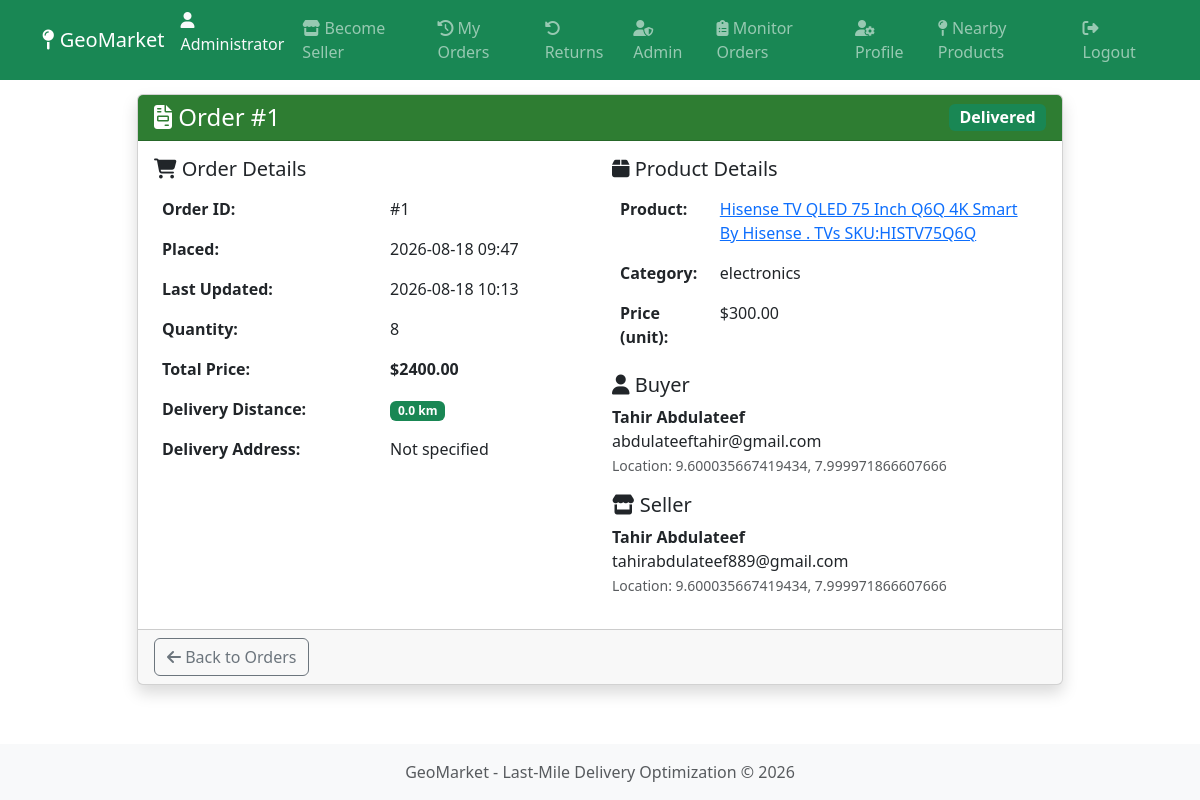
Screenshot of /admin/order/1 (signed in) with the database file from the repository.
### app/models.py (models this page shows, shortened)
class User(db.Model, UserMixin):
    __tablename__ = 'users'
    id = db.Column(db.Integer, primary_key=True)
    email = db.Column(db.String(120), unique=True, nullable=False, index=True)
    password_hash = db.Column(db.String(128), nullable=False)
    full_name = db.Column(db.String(100), nullable=False)
    role = db.Column(db.String(20), nullable=False, default='buyer')
    is_verified_seller = db.Column(db.Boolean, default=False)
    is_active = db.Column(db.Boolean, default=True)
    created_at = db.Column(db.DateTime, default=datetime.utcnow)
    last_login = db.Column(db.DateTime, nullable=True)
    location = db.relationship('Location', backref='user', uselist=False, cascade='all, delete-orphan')
    products = db.relationship('Product', backref='seller', lazy='dynamic')
    orders_as_buyer = db.relationship('Order', foreign_keys='Order.buyer_id', backref='buyer', lazy='dynamic')
    orders_as_seller = db.relationship('Order', foreign_keys='Order.seller_id', backref='seller', lazy='dynamic')
    seller_application = db.relationship('SellerApplication', backref='applicant', uselist=False, cascade='all, delete-orphan', foreign_keys='SellerApplication.user_id')
    def is_seller(self):
        return self.role == 'seller' and self.is_verified_seller

class Order(db.Model):
    __tablename__ = 'orders'
    id = db.Column(db.Integer, primary_key=True)
    buyer_id = db.Column(db.Integer, db.ForeignKey('users.id'), nullable=False)
    seller_id = db.Column(db.Integer, db.ForeignKey('users.id'), nullable=False)
    product_id = db.Column(db.Integer, db.ForeignKey('products.id'), nullable=False)
    quantity = db.Column(db.Integer, nullable=False, default=1)
    total_price = db.Column(db.Float, nullable=False)
    status = db.Column(db.String(20), nullable=False, default='pending')
    delivery_lat = db.Column(db.Float, nullable=False)
    delivery_lng = db.Column(db.Float, nullable=False)
    delivery_address = db.Column(db.String(255), nullable=True)
    placed_at = db.Column(db.DateTime, default=datetime.utcnow)
    updated_at = db.Column(db.DateTime, default=datetime.utcnow, onupdate=datetime.utcnow)
    product = db.relationship('Product', backref='orders')

class Product(db.Model):
    __tablename__ = 'products'
    id = db.Column(db.Integer, primary_key=True)
    seller_id = db.Column(db.Integer, db.ForeignKey('users.id'), nullable=False)
    name = db.Column(db.String(200), nullable=False)
    description = db.Column(db.Text, nullable=True)
    category = db.Column(db.String(50), nullable=False)
    price = db.Column(db.Float, nullable=False)
    stock_quantity = db.Column(db.Integer, nullable=False, default=0)
    image_url = db.Column(db.String(255), nullable=True)
    is_active = db.Column(db.Boolean, default=True)
    created_at = db.Column(db.DateTime, default=datetime.utcnow)
    updated_at = db.Column(db.DateTime, default=datetime.utcnow, onupdate=datetime.utcnow)

class Location(db.Model):
    __tablename__ = 'locations'
    id = db.Column(db.Integer, primary_key=True)
    user_id = db.Column(db.Integer, db.ForeignKey('users.id'), unique=True, nullable=False)
    latitude = db.Column(db.Float, nullable=False)
    longitude = db.Column(db.Float, nullable=False)
    address = db.Column(db.String(255), nullable=True)
    location_source = db.Column(db.String(20), nullable=False, default='gps')
    updated_at = db.Column(db.DateTime, default=datetime.utcnow, onupdate=datetime.utcnow)

### app/routes/admin.py (the view)
@admin_bp.route('/order/<int:order_id>')
@login_required
@admin_required
def order_detail(order_id):
    order = Order.query.get_or_404(order_id)
    distance = None
    if order.product and order.product.seller and order.product.seller.location:
        seller_lat = order.product.seller.location.latitude
        seller_lng = order.product.seller.location.longitude
        if seller_lat and order.delivery_lat:
            distance = calculate_distance(
                order.delivery_lat,
                order.delivery_lng,
                seller_lat,
                seller_lng
            )
    order.delivery_distance = distance
    return render_template('admin/order_detail.html', order=order)

### app/routes/admin.py (called while the page is built)
def admin_required(f):
    @wraps(f)
    def decorated_function(*args, **kwargs):
        if not current_user.is_authenticated or current_user.role != 'admin':
            flash('Admin access required.', 'danger')
            return redirect(url_for('main.index'))
        return f(*args, **kwargs)
    return decorated_function

### app/services/geocoding.py (called while the page is built)
def calculate_distance(lat1, lng1, lat2, lng2):
    from math import radians, sin, cos, sqrt, atan2
    R = 6371
    lat1, lng1, lat2, lng2 = map(radians, [lat1, lng1, lat2, lng2])
    dlat = lat2 - lat1
    dlng = lng2 - lng1
    a = sin(dlat/2)**2 + cos(lat1) * cos(lat2) * sin(dlng/2)**2
    c = 2 * atan2(sqrt(a), sqrt(1-a))
    return R * c

### app/templates/admin/order_detail.html (shortened to what this page needs)
{% extends "base.html" %}
{% block content %}
<div class="container py-4">
    <div class="row justify-content-center">
        <div class="col-md-10">
            <div class="card shadow">
                <div class="card-header bg-primary text-white d-flex justify-content-between align-items-center">
                    <h4 class="mb-0"><i class="fas fa-file-invoice"></i> Order #{{ order.id }}</h4>
                    <span class="badge bg-{{
                        'warning' if order.status == 'pending' else
                        'info' if order.status == 'confirmed' else
                        'primary' if order.status == 'shipped' else
                        'success' if order.status == 'delivered' else
                        'danger'
                    }} fs-6">
                        {{ order.status.capitalize() }}
                    </span>
                </div>
                <div class="card-body">
                    <div class="row">
                        <div class="col-md-6">
                            <h5><i class="fas fa-shopping-cart"></i> Order Details</h5>
                            <table class="table table-borderless">
                                <tr>
                                    <th>Order ID:</th>
                                    <td>#{{ order.id }}</td>
                                </tr>
                                <tr>
                                    <th>Placed:</th>
                                    <td>{{ order.placed_at.strftime('%Y-%m-%d %H:%M') }}</td>
                                </tr>
                                <tr>
                                    <th>Last Updated:</th>
                                    <td>{{ order.updated_at.strftime('%Y-%m-%d %H:%M') }}</td>
                                </tr>
                                <tr>
                                    <th>Quantity:</th>
                                    <td>{{ order.quantity }}</td>
                                </tr>
                                <tr>
                                    <th>Total Price:</th>
                                    <td><strong>${{ "%.2f"|format(order.total_price) }}</strong></td>
                                </tr>
                                <tr>
                                    <th>Delivery Distance:</th>
                                    <td>
                                        {% if order.delivery_distance is not none %}
                                            <span class="badge bg-{{ 'success' if order.delivery_distance < 10 else 'warning' if order.delivery_distance < 50 else 'danger' }}">
                                                {{ "%.1f"|format(order.delivery_distance) }} km
                                            </span>
                                        {% else %}
                                            <span class="text-muted">N/A</span>
                                        {% endif %}
                                    </td>
                                </tr>
                                <tr>
                                    <th>Delivery Address:</th>
                                    <td>{{ order.delivery_address or 'Not specified' }}</td>
                                </tr>
                            </table>
                        </div>
                        <div class="col-md-6">
                            <h5><i class="fas fa-box"></i> Product Details</h5>
                            {% if order.product %}
                                <table class="table table-borderless">
                                    <tr>
                                        <th>Product:</th>
                                        <td><a href="{{ url_for('products.view_product', product_id=order.product.id) }}">{{ order.product.name }}</a></td>
                                    </tr>
                                    <tr>
                                        <th>Category:</th>
                                        <td>{{ order.product.category }}</td>
                                    </tr>
                                    <tr>
                                        <th>Price (unit):</th>
                                        <td>${{ "%.2f"|format(order.product.price) }}</td>
                                    </tr>
                                </table>
                            {% else %}
                                <p class="text-muted">Product deleted or unavailable.</p>
                            {% endif %}
                            <h5><i class="fas fa-user"></i> Buyer</h5>
                            <p>
                                <strong>{{ order.buyer.full_name if order.buyer else 'Unknown' }}</strong><br>
                                {{ order.buyer.email if order.buyer else 'Unknown' }}<br>
                                <span class="text-muted small">Location: {{ order.delivery_lat }}, {{ order.delivery_lng }}</span>
                            </p>
                            <h5><i class="fas fa-store"></i> Seller</h5>
                            <p>
                                <strong>{{ order.seller.full_name if order.seller else 'Unknown' }}</strong><br>
                                {{ order.seller.email if order.seller else 'Unknown' }}<br>
                                {% if order.seller and order.seller.location %}
                                    <span class="text-muted small">Location: {{ order.seller.location.latitude }}, {{ order.seller.location.longitude }}</span>
                                {% endif %}
                            </p>
                        </div>
                    </div>
                </div>
                <div class="card-footer d-flex gap-2">
                    <a href="{{ url_for('admin.orders') }}" class="btn btn-outline-secondary">
                        <i class="fas fa-arrow-left"></i> Back to Orders
                    </a>
                </div>
            </div>
        </div>
    </div>
</div>
{% endblock %}

### app/templates/base.html (shortened to what this page needs)
<!DOCTYPE html>
<html lang="en">
<head>
    <link href="https://cdn.jsdelivr.net/npm/bootstrap@5.3.0/dist/css/bootstrap.min.css" rel="stylesheet">
    <link rel="stylesheet" href="https://cdnjs.cloudflare.com/ajax/libs/font-awesome/6.4.0/css/all.min.css">
</head>
<body>
    <nav class="navbar navbar-expand-lg navbar-dark bg-success fixed-top">
        <div class="container">
            <a class="navbar-brand" href="{{ url_for('main.index') }}">
                <i class="fas fa-map-pin"></i> GeoMarket
            </a>
            <div class="collapse navbar-collapse" id="navbarNav">
                <ul class="navbar-nav ms-auto">
                    {% if current_user.is_authenticated %}
                        <li class="nav-item">
                            <span class="navbar-text text-light">
                                <i class="fas fa-user"></i> {{ current_user.full_name }}
                            </span>
                        </li>
                        <li class="nav-item">
                            <a class="nav-link" href="{{ url_for('auth.apply_seller') }}">
                                <i class="fas fa-store"></i> Become Seller
                            </a>
                        </li>
                        {% if current_user.is_authenticated and not current_user.is_seller() %}
                            <li class="nav-item">
                                <a class="nav-link" href="{{ url_for('orders.buyer_history') }}">
                                    <i class="fas fa-history"></i> My Orders
                                </a>
                            </li>
                            <li class="nav-item">
                                <a class="nav-link" href="{{ url_for('returns.seller_returns') }}">
                                    <i class="fas fa-undo-alt"></i> Returns
                                </a>
                            </li>
                        {% endif %}
                        {% if current_user.role == 'admin' %}
                            <li class="nav-item">
                                <a class="nav-link" href="{{ url_for('admin.applications') }}">
                                    <i class="fas fa-user-shield"></i> Admin
                                </a>
                            </li>
                            <li class="nav-item">
                                <a class="nav-link" href="{{ url_for('admin.orders') }}">
                                    <i class="fas fa-clipboard-list"></i> Monitor Orders
                                </a>
                            </li>
                        {% endif %}
                        <li class="nav-item">
                            <a class="nav-link" href="{{ url_for('auth.profile') }}">
                                <i class="fas fa-user-cog"></i> Profile
                            </a>
                        </li>
                        <li class="nav-item">
                            <a class="nav-link" href="{{ url_for('main.index') }}">
                                <i class="fas fa-map-pin"></i> Nearby Products
                            </a>
                        </li>
                        <li class="nav-item">
                            <a class="nav-link" href="{{ url_for('auth.logout') }}">
                                <i class="fas fa-sign-out-alt"></i> Logout
                            </a>
                        </li>
                    {% endif %}
                </ul>
            </div>
        </div>
    </nav>
    <main>
        {% block content %}{% endblock %}
    </main>
    <footer class="footer mt-auto py-3 bg-light" style="position: fixed; bottom: 0; width: 100%; z-index: 1000;">
    <div class="container text-center">
        <span class="text-muted">GeoMarket - Last-Mile Delivery Optimization &copy; 2026</span>
    </div>
    </footer>
</body>
</html>

### app/templates/base.html (style rules this page uses)
body { padding-top: 70px; padding-bottom: 70px; }
:root { --primary-color: #2e7d32; --secondary-color: #4caf50; }
.bg-primary { background-color: var(--primary-color) !important; }

### rows the page displays
User: full_name "Administrator"
Order: id "1", status "Delivered", placed_at "2026-08-18 09:47", updated_at "2026-08-18 10:13", quantity "8", total_price "2400.00", delivery_address "Not specified", delivery_lat "9.600035667419434", delivery_lng "7.999971866607666"
Product: product.name "Hisense TV QLED 75 Inch Q6Q 4K Smart By Hisense . TVs SKU:HISTV75Q6Q", product.category "electronics", product.price "300.00"
User: buyer "Tahir Abdulateef", buyer "abdulateeftahir@gmail.com"
User: seller "Tahir Abdulateef", seller "tahirabdulateef889@gmail.com"
Location: seller.location.latitude "9.600035667419434", seller.location.longitude "7.999971866607666"

### other values shown
{{ "%.1f"|format(order.delivery_distance) }} "0.0"
